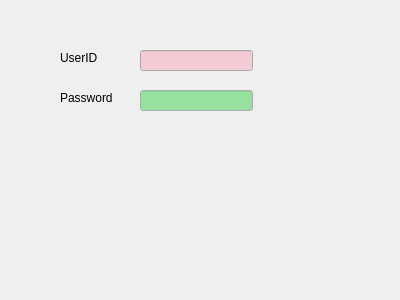
<?xml version="1.0" encoding="UTF-8"?>
<ui version="4.0">
 <class>Form</class>
 <widget class="QWidget" name="Form">
  <property name="geometry">
   <rect>
    <x>0</x>
    <y>0</y>
    <width>400</width>
    <height>300</height>
   </rect>
  </property>
  <property name="windowTitle">
   <string>Form</string>
  </property>
  <widget class="QLineEdit" name="UserID_Input">
   <property name="geometry">
    <rect>
     <x>140</x>
     <y>50</y>
     <width>113</width>
     <height>21</height>
    </rect>
   </property>
   <property name="palette">
    <palette>
     <active>
      <colorrole role="Base">
       <brush brushstyle="SolidPattern">
        <color alpha="58">
         <red>252</red>
         <green>80</green>
         <blue>124</blue>
        </color>
       </brush>
      </colorrole>
     </active>
     <inactive>
      <colorrole role="Base">
       <brush brushstyle="SolidPattern">
        <color alpha="58">
         <red>252</red>
         <green>80</green>
         <blue>124</blue>
        </color>
       </brush>
      </colorrole>
     </inactive>
     <disabled>
      <colorrole role="Base">
       <brush brushstyle="SolidPattern">
        <color alpha="255">
         <red>236</red>
         <green>236</green>
         <blue>236</blue>
        </color>
       </brush>
      </colorrole>
     </disabled>
    </palette>
   </property>
   <property name="text">
    <string/>
   </property>
  </widget>
  <widget class="QLabel" name="Password_Label">
   <property name="geometry">
    <rect>
     <x>60</x>
     <y>90</y>
     <width>60</width>
     <height>16</height>
    </rect>
   </property>
   <property name="text">
    <string>Password</string>
   </property>
  </widget>
  <widget class="QLineEdit" name="Password_Input">
   <property name="geometry">
    <rect>
     <x>140</x>
     <y>90</y>
     <width>113</width>
     <height>21</height>
    </rect>
   </property>
   <property name="palette">
    <palette>
     <active>
      <colorrole role="BrightText">
       <brush brushstyle="SolidPattern">
        <color alpha="89">
         <red>0</red>
         <green>147</green>
         <blue>9</blue>
        </color>
       </brush>
      </colorrole>
      <colorrole role="Base">
       <brush brushstyle="SolidPattern">
        <color alpha="94">
         <red>0</red>
         <green>200</green>
         <blue>23</blue>
        </color>
       </brush>
      </colorrole>
     </active>
     <inactive>
      <colorrole role="BrightText">
       <brush brushstyle="SolidPattern">
        <color alpha="89">
         <red>0</red>
         <green>147</green>
         <blue>9</blue>
        </color>
       </brush>
      </colorrole>
      <colorrole role="Base">
       <brush brushstyle="SolidPattern">
        <color alpha="94">
         <red>0</red>
         <green>200</green>
         <blue>23</blue>
        </color>
       </brush>
      </colorrole>
     </inactive>
     <disabled>
      <colorrole role="BrightText">
       <brush brushstyle="SolidPattern">
        <color alpha="89">
         <red>0</red>
         <green>147</green>
         <blue>9</blue>
        </color>
       </brush>
      </colorrole>
      <colorrole role="Base">
       <brush brushstyle="SolidPattern">
        <color alpha="255">
         <red>236</red>
         <green>236</green>
         <blue>236</blue>
        </color>
       </brush>
      </colorrole>
     </disabled>
    </palette>
   </property>
   <property name="text">
    <string/>
   </property>
  </widget>
  <widget class="QLabel" name="UserID_Label">
   <property name="geometry">
    <rect>
     <x>60</x>
     <y>50</y>
     <width>60</width>
     <height>16</height>
    </rect>
   </property>
   <property name="text">
    <string>UserID</string>
   </property>
  </widget>
 </widget>
 <resources/>
 <connections/>
</ui>
